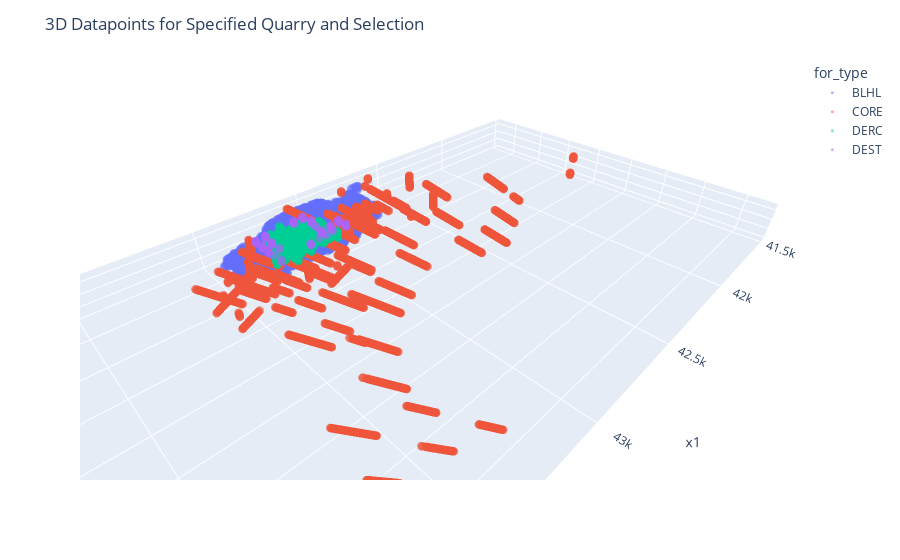

The notebook cell saved with this chart:
### Code cell
# 3d scatter plot showing the selected datapoints and their type
fig = px.scatter_3d(df, 'x1', 'y1', 'z1', color='for_type',
                    opacity=0.5, hover_data=['key'])
fig.update_traces(marker_size=3)
fig.update_layout({
    'title': {'text': '3D Datapoints for Specified Quarry and Selection'},
    'scene': {'aspectmode': 'data'}
})

### Figure 1 — Plotly figure (JSON) as saved in the notebook; plotly's stock layout.template omitted (floating-point values rounded to 4 significant figures; data arrays with more than 128 entries replaced by an {"elided": "..."} marker saying what was removed)
{"data": [{"customdata": {"elided": "9389x1 str values"}, "hovertemplate": "for_type=BLHL<br>x1=%{x}<br>y1=%{y}<br>z1=%{z}<br>key=%{customdata[0]}<extra></extra>", "legendgroup": "BLHL", "marker": {"color": "#636efa", "opacity": 0.5, "size": 3, "symbol": "circle"}, "mode": "markers", "name": "BLHL", "scene": "scene", "showlegend": true, "type": "scatter3d", "x": {"elided": "9389 float values"}, "y": {"elided": "9389 float values"}, "z": {"elided": "9389 float values"}}, {"customdata": {"elided": "5422x1 str values"}, "hovertemplate": "for_type=CORE<br>x1=%{x}<br>y1=%{y}<br>z1=%{z}<br>key=%{customdata[0]}<extra></extra>", "legendgroup": "CORE", "marker": {"color": "#EF553B", "opacity": 0.5, "size": 3, "symbol": "circle"}, "mode": "markers", "name": "CORE", "scene": "scene", "showlegend": true, "type": "scatter3d", "x": {"elided": "5422 float values"}, "y": {"elided": "5422 float values"}, "z": {"elided": "5422 float values"}}, {"customdata": {"elided": "932x1 str values"}, "hovertemplate": "for_type=DERC<br>x1=%{x}<br>y1=%{y}<br>z1=%{z}<br>key=%{customdata[0]}<extra></extra>", "legendgroup": "DERC", "marker": {"color": "#00cc96", "opacity": 0.5, "size": 3, "symbol": "circle"}, "mode": "markers", "name": "DERC", "scene": "scene", "showlegend": true, "type": "scatter3d", "x": {"elided": "932 int values"}, "y": {"elided": "932 int values"}, "z": {"elided": "932 float values"}}, {"customdata": [["TQC8841        "], ["TQC8843        "], ["TQC8852        "], ["TQC8848        "], ["TQC8845        "], ["TQC8839        "], ["TQC8855        "], ["TQC8851        "], ["TQC8851        "], ["TQC8846        "], ["TQC8843        "], ["TQC8846        "], ["TQC8843        "], ["TQC8839        "], ["TQC8856        "], ["TQC8844        "], ["TQC8855        "], ["TQC8855        "], ["TQC8838        "], ["TQC8845        "], ["TQC8838        "], ["TQC8838        "], ["TQC8839        "], ["TQC8851        "], ["TQC8857        "], ["TQC8850        "], ["TQC8857        "], ["TQC8857        "], ["TQC8853        "], ["TQC8839        "], ["TQC8848        "], ["TQC8838        "], ["TQC8841        "], ["TQC8843        "], ["TQC8844        "], ["TQC8846        "], ["TQC8845        "], ["TQC8851        "], ["TQC8848        "], ["TQC8855        "], ["TQC8849        "], ["TQC8852        "], ["TQC8855        "], ["TQC8841        "], ["TQC8838        "], ["TQC8856        "], ["TQC8846        "], ["TQC8849        "], ["TQC8840        "], ["TQC8849        "], ["TQC8841        "], ["TQC8850        "], ["TQC8847        "], ["TQC8857        "], ["TQC8842        "], ["TQC8856        "], ["TQC8841        "], ["TQC8852        "], ["TQC8855        "], ["TQC8851        "], ["TQC8840        "], ["TQC8839        "], ["TQC8857        "], ["TQC8857        "], ["TQC8852        "], ["TQC8848        "], ["TQC8854        "], ["TQC8843        "], ["TQC8856        "], ["TQC8856        "], ["TQC8841        "], ["TQC8846        "], ["TQC8838        "], ["TQC8845        "], ["TQC8853        "], ["TQC8852        "], ["TQC8845        "], ["TQC8849        "], ["TQC8856        "], ["TQC8852        "], ["TQC8846        "], ["TQC8842        "], ["TQC8848        "], ["TQC8843        "], ["TQC8848        "], ["TQC8845        "], ["TQC8839        "]], "hovertemplate": "for_type=DEST<br>x1=%{x}<br>y1=%{y}<br>z1=%{z}<br>key=%{customdata[0]}<extra></extra>", "legendgroup": "DEST", "marker": {"color": "#ab63fa", "opacity": 0.5, "size": 3, "symbol": "circle"}, "mode": "markers", "name": "DEST", "scene": "scene", "showlegend": true, "type": "scatter3d", "x": [43030.0, 43090.0, 43280.0, 43130.0, 43070.0, 42990.0, 43330.0, 43290.0, 43290.0, 43080.0, 43090.0, 43080.0, 43090.0, 42990.0, 43330.0, 43080.0, 43330.0, 43330.0, 42980.0, 43070.0, 42980.0, 42980.0, 42990.0, 43290.0, 43330.0, 43280.0, 43330.0, 43330.0, 43330.0, 42990.0, 43130.0, 42980.0, 43030.0, 43090.0, 43080.0, 43080.0, 43070.0, 43290.0, 43130.0, 43330.0, 43180.0, 43280.0, 43330.0, 43030.0, 42980.0, 43330.0, 43080.0, 43180.0, 43050.0, 43180.0, 43030.0, 43280.0, 43130.0, 43330.0, 43090.0, 43330.0, 43030.0, 43280.0, 43330.0, 43290.0, 43050.0, 42990.0, 43330.0, 43330.0, 43280.0, 43130.0, 43330.0, 43090.0, 43330.0, 43330.0, 43030.0, 43080.0, 42980.0, 43070.0, 43330.0, 43280.0, 43070.0, 43180.0, 43330.0, 43280.0, 43080.0, 43090.0, 43130.0, 43090.0, 43130.0, 43070.0, 42990.0], "y": [60590.0, 60600.0, 60470.0, 60440.0, 60500.0, 60590.0, 60580.0, 60530.0, 60530.0, 60450.0, 60600.0, 60450.0, 60600.0, 60590.0, 60530.0, 60550.0, 60580.0, 60580.0, 60640.0, 60500.0, 60640.0, 60640.0, 60590.0, 60530.0, 60480.0, 60580.0, 60480.0, 60480.0, 60690.0, 60590.0, 60440.0, 60640.0, 60590.0, 60600.0, 60550.0, 60450.0, 60500.0, 60530.0, 60440.0, 60580.0, 60660.0, 60470.0, 60580.0, 60590.0, 60640.0, 60530.0, 60450.0, 60660.0, 60630.0, 60660.0, 60590.0, 60580.0, 60660.0, 60480.0, 60640.0, 60530.0, 60590.0, 60470.0, 60580.0, 60530.0, 60630.0, 60590.0, 60480.0, 60480.0, 60470.0, 60440.0, 60640.0, 60600.0, 60530.0, 60530.0, 60590.0, 60450.0, 60640.0, 60500.0, 60690.0, 60470.0, 60500.0, 60660.0, 60530.0, 60470.0, 60450.0, 60640.0, 60440.0, 60600.0, 60440.0, 60500.0, 60590.0], "z": [6.694, 14.51, 14.51, -5.906, 3.118, 6.997, 13.86, 4.306, 1.306, 2.256, 11.01, 9.256, 8.01, 0.497, -1.585, 5.853, 10.36, 4.362, 3.509, 12.62, 12.51, 0.009, 13.0, 7.306, 6.203, 0.2, -0.297, 9.203, 15.5, 3.997, 3.594, 6.509, -2.306, 2.01, 10.35, 11.76, 0.118, -1.694, 10.09, 7.362, 7.677, 12.01, 1.362, 0.694, 9.509, 1.415, 5.756, 14.68, 11.73, 11.18, -5.806, -9.8, 14.74, 12.2, 7.646, -5.085, 3.694, 6.01, -2.138, -5.194, 3.484, 16.0, 14.7, 3.203, 9.01, 0.594, 12.28, -1.49, 7.415, 10.91, 10.19, 13.76, 15.51, 9.118, 5.997, -0.49, 6.118, 4.677, 4.415, 3.01, 16.26, 12.15, -2.406, 5.01, 6.594, -3.382, 9.997]}], "layout": {"legend": {"title": {"text": "for_type"}, "tracegroupgap": 0}, "margin": {"t": 60}, "scene": {"aspectmode": "data", "domain": {"x": [0, 1], "y": [0, 1]}, "xaxis": {"title": {"text": "x1"}}, "yaxis": {"title": {"text": "y1"}}, "zaxis": {"title": {"text": "z1"}}}, "title": {"text": "3D Datapoints for Specified Quarry and Selection"}}}
